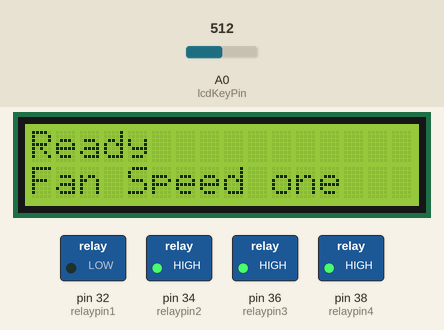
The sketch below on a simulated Arduino Mega 2560, built with avr-gcc and run on an emulated ATmega2560. Shown: 16×2 character LCD, switched loads named in the sketch (green lamp = pin HIGH). The inputs (shaded band) are chosen by the test bench; at power-on: A0 (lcdKeyPin) = 512. What the sketch prints to the serial monitor is not drawn.

Above: at 1.2 s.
1.3 s: A0 (lcdKeyPin) set to 440
At 2.5 s:
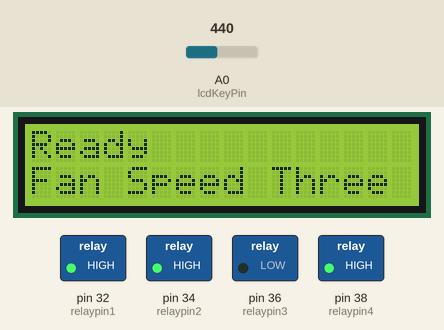
2.8 s: A0 (lcdKeyPin) set to 40
At 4.3 s:
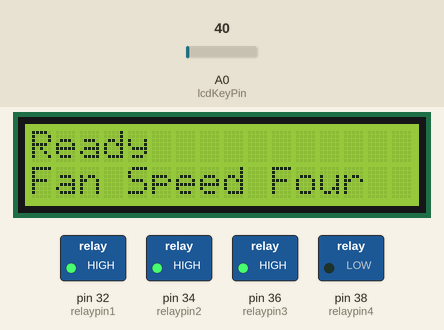
5.8 s: A0 (lcdKeyPin) set to 60
At 7.3 s:
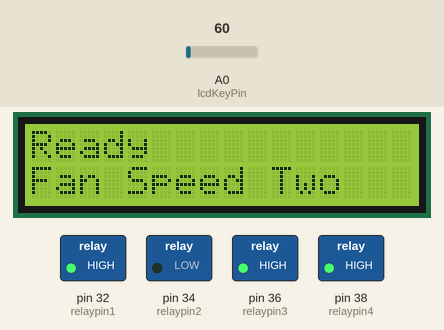
7.6 s: A0 (lcdKeyPin) set to 660
At 8.8 s:
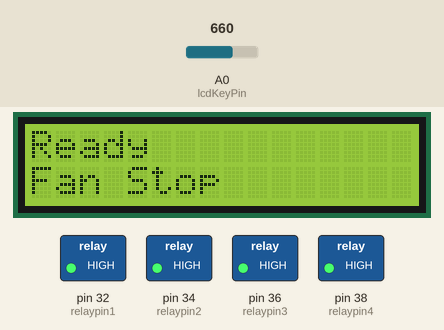
9.1 s: A0 (lcdKeyPin) set to 306
At 10.2 s:
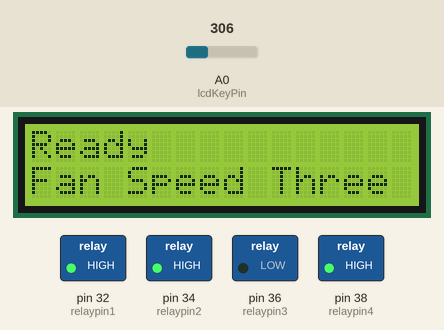
12.1 s: A0 (lcdKeyPin) set to 240
At 13.3 s:
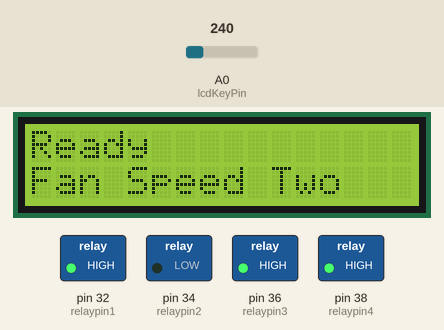
Timing chart, 0 to 14.9 s (numbered marks = the images above; inputs shaded):
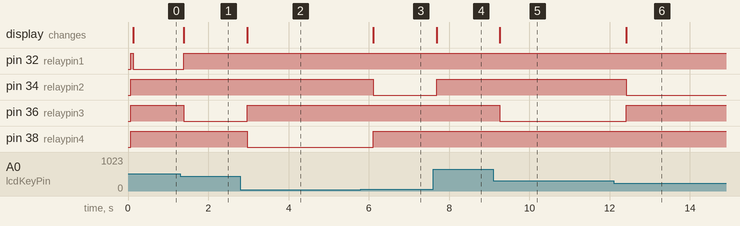

The sketch:

relaytest004.ino
```cpp
#include <LiquidCrystal.h>

#define relaypin1 32
#define relaypin2 34
#define relaypin3 36
#define relaypin4 38

#define lcdRS 8
#define lcdEnable 9
#define lcdD4 4
#define lcdD5 5
#define lcdD6 6
#define lcdD7 7
#define lcdKeyPin 0
int lcd_key = 0;
int adc_key_in = 0;
#define btnRIGHT 0
#define btnUP 1
#define btnDOWN 2
#define btnLEFT 3
#define btnSELECT 4
#define btnNONE 5


LiquidCrystal lcd(lcdRS, lcdEnable, lcdD4, lcdD5, lcdD6, lcdD7);  //　　產生LCD　元件

void setup()
{
  LCDClear();
  pinMode(relaypin1,OUTPUT) ;
  pinMode(relaypin2,OUTPUT) ;
  pinMode(relaypin3,OUTPUT) ;
  pinMode(relaypin4,OUTPUT) ;
       digitalWrite(relaypin1,HIGH);
       digitalWrite(relaypin2, HIGH);
      digitalWrite(relaypin3, HIGH);
      digitalWrite(relaypin4, HIGH);

  Serial.begin(9600);
  Serial.println("program start here....");
}
void loop()
{
  lcd_key = read_LCD_buttons(); // read the buttons
  if (lcd_key == btnLEFT)
  {
    // speed = 1
      LCDClear();
      lcd.setCursor(0,1);
      lcd.print("Fan Speed one"); // print a simple message
       digitalWrite(relaypin1,LOW);
       digitalWrite(relaypin2, HIGH);
      digitalWrite(relaypin3, HIGH);
      digitalWrite(relaypin4, HIGH);
    }
  if (lcd_key == btnUP)
  {
    // speed = 2
      LCDClear();
      lcd.setCursor(0,1);
      lcd.print("Fan Speed Two"); // print a simple message
       digitalWrite(relaypin1,HIGH);
       digitalWrite(relaypin2, LOW);
      digitalWrite(relaypin3, HIGH);
      digitalWrite(relaypin4, HIGH);
    }
  if (lcd_key == btnDOWN)
  {
    // speed = 3
      LCDClear();
      lcd.setCursor(0,1);
      lcd.print("Fan Speed Three"); // print a simple message
       digitalWrite(relaypin1,HIGH);
       digitalWrite(relaypin2, HIGH);
      digitalWrite(relaypin3, LOW);
      digitalWrite(relaypin4, HIGH);
    }
  if (lcd_key == btnRIGHT)
  {
    // speed = 4
      LCDClear();
      lcd.setCursor(0,1);
      lcd.print("Fan Speed Four"); // print a simple message
       digitalWrite(relaypin1,HIGH);
       digitalWrite(relaypin2, HIGH);
      digitalWrite(relaypin3, HIGH);
      digitalWrite(relaypin4, LOW);
    }
  if (lcd_key == btnSELECT)
  {
        // speed = 0
      LCDClear();
      lcd.setCursor(0,1);
        lcd.print("Fan Stop"); // print a simple message
       digitalWrite(relaypin1,HIGH);
       digitalWrite(relaypin2, HIGH);
      digitalWrite(relaypin3, HIGH);
      digitalWrite(relaypin4, HIGH);
    }
 delay(250);
 }

 int read_LCD_buttons()
{
  adc_key_in = analogRead(lcdKeyPin); // read the value from the sensor
  // my buttons when read are centered at these valies: 0, 144, 329, 504, 741
  // we add approx 50 to those values and check to see if we are close
  if (adc_key_in > 1000) return btnNONE; // We make this the 1st option for speed reasons since it will be the most likely result
  // For V1.1 us this threshold
  if (adc_key_in < 50) return btnRIGHT;
  if (adc_key_in < 250) return btnUP;
  if (adc_key_in < 450) return btnDOWN;
  if (adc_key_in < 650) return btnLEFT;
  if (adc_key_in < 850) return btnSELECT;
  return btnNONE; // when all others fail, return this...
}

void LCDClear()
{
    lcd.begin(16, 2); // start the library
  lcd.setCursor(0,0);
  lcd.print("Ready"); // print a simple message

}
```

Measured:
- after the input at 1.3 s, pin 32 (relaypin1): LOW → HIGH after 0.09 s; pin 36 (relaypin3): HIGH → LOW after 0.09 s; the display: changes after 0.09 s (image 1)
- after the input at 2.8 s, pin 36 (relaypin3): LOW → HIGH after 0.17 s; pin 38 (relaypin4): HIGH → LOW after 0.17 s; the display: changes after 0.17 s (image 2)
- after the input at 5.8 s, pin 34 (relaypin2): HIGH → LOW after 0.32 s; pin 38 (relaypin4): LOW → HIGH after 0.32 s; the display: changes after 0.32 s (image 3)
- after the input at 7.6 s, pin 34 (relaypin2): LOW → HIGH after 0.09 s; the display: changes after 0.09 s (image 4)
- after the input at 9.1 s, pin 36 (relaypin3): HIGH → LOW after 0.16 s; the display: changes after 0.16 s (image 5)
- after the input at 12.1 s, pin 34 (relaypin2): HIGH → LOW after 0.32 s; pin 36 (relaypin3): LOW → HIGH after 0.32 s; the display: changes after 0.32 s (image 6)
